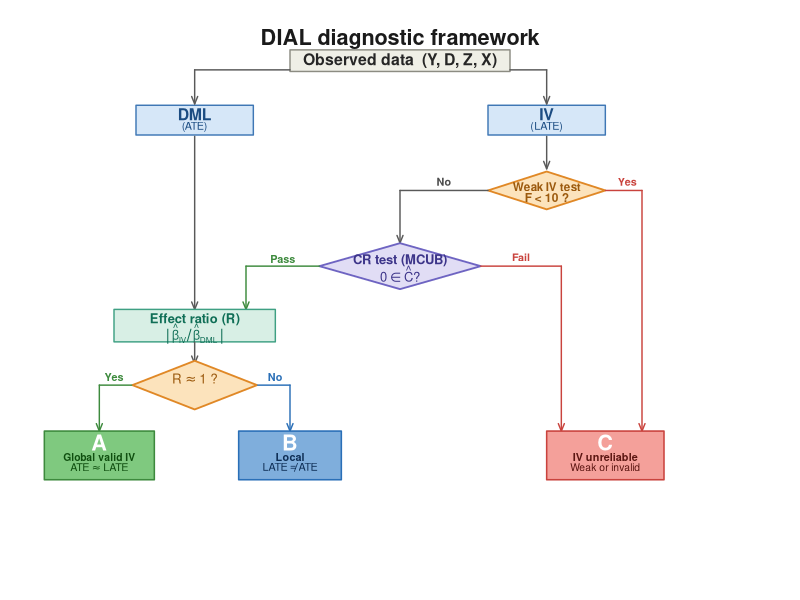
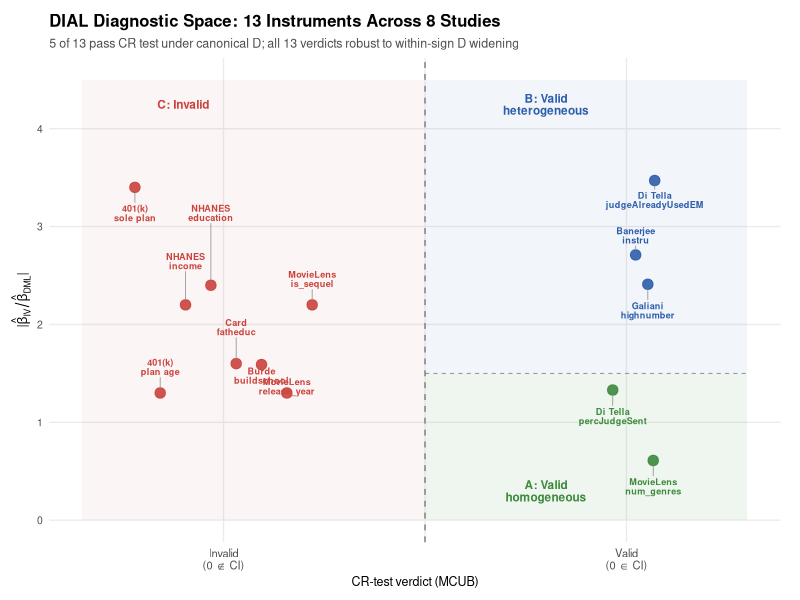
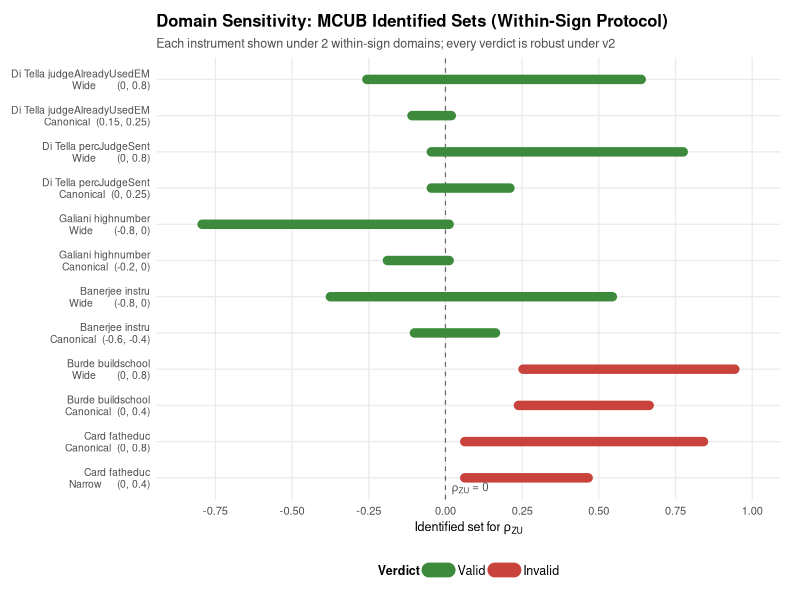

Write R code to recreate these figures, in order.
# =============================================================================
# DIAL Architecture Diagram v20
# Changes from v19:
#   - CR "Pass" route: goes DOWN from CR left vertex, then LEFT into ratio box.
#     This eliminates the crossing with the DML→Ratio vertical at xDML.
#   - R-gate diamond shows both R ~ 1 ? and delta = 0.5 inside.
#   - Inline expansion (0.5 < R < 1.5) shown to the right of the R-gate.
#   - Outcome labels match reference: A "Global valid IV / ATE ~= LATE",
#                                     B "Local / LATE != ATE",
#                                     C "IV unreliable / Weak or invalid".
# ==============================================================================

png("fig0_dial_architecture.png", width = 3400, height = 2800, res = 300)

par(mar = c(0.2, 0.2, 0.6, 0.2), family = "sans")
plot.new()
plot.window(xlim = c(0, 100), ylim = c(0, 100))

# --- Helpers ---
rrect <- function(x, y, w, h, fill, bdr, lwd = 1.5) {
  rect(x - w/2, y - h/2, x + w/2, y + h/2, col = fill, border = bdr, lwd = lwd)
}

diam <- function(cx, cy, w, h, fill, bdr, lwd = 1.8) {
  polygon(c(cx, cx + w/2, cx, cx - w/2),
          c(cy + h/2, cy, cy - h/2, cy),
          col = fill, border = bdr, lwd = lwd)
}

arr <- function(x1, y1, x2, y2, col = "gray35", lwd = 1.4) {
  arrows(x1, y1, x2, y2, length = 0.08, angle = 22, col = col, lwd = lwd)
}

# L-shape: horizontal first (x1->x2 at y1), then vertical (y1->y2 at x2)
arr_L_HV <- function(x1, y1, x2, y2, col = "gray35", lwd = 1.4) {
  segments(x1, y1, x2, y1, col = col, lwd = lwd)
  arrows(x2, y1, x2, y2, length = 0.08, angle = 22, col = col, lwd = lwd)
}

# L-shape: vertical first (y1->y2 at x1), then horizontal (x1->x2 at y2)
arr_L_VH <- function(x1, y1, x2, y2, col = "gray35", lwd = 1.4) {
  segments(x1, y1, x1, y2, col = col, lwd = lwd)
  arrows(x1, y2, x2, y2, length = 0.08, angle = 22, col = col, lwd = lwd)
}

# --- Color palette ---
cA  <- "#7FC97F"; cAb <- "#3D8A3D"
cB  <- "#7FAEDC"; cBb <- "#2A6FB7"
cC  <- "#F4A09A"; cCb <- "#C9433D"
cBg <- "#EFEFE6"; cBgb <- "#8C8C82"
cE  <- "#D6E7F8"; cEb <- "#3F77B5"; cEt <- "#1B4C82"
cR  <- "#E1DDF5"; cRb <- "#6E64C2"; cRt <- "#3C3489"
cT  <- "#D8EFE5"; cTb <- "#3FA083"; cTt <- "#0F6E56"
cF  <- "#FCE3BC"; cFb <- "#E08826"; cFt <- "#9C5A0E"

# --- Layout ---
xData <- 50; yData <- 95
xDML <- 22; xIV <- 70; yEst <- 84
xF <- 70; yF <- 71
xCR <- 50; yCR <- 57
# Ratio/R-gate/Outcomes block pulled UP (old: yRat=43, yR=30, yOut=14)
xRat <- 22; yRat <- 46
xR <- 22; yR <- 35
xA <- 9; xB <- 35; xC <- 78; yOut <- 22

# --- Title ---
text(50, 99, "DIAL diagnostic framework",
     cex = 1.30, font = 2, col = "gray10")

# ==========================================
# Observed data
# ==========================================
rrect(xData, yData, 30, 4, cBg, cBgb, lwd = 1.4)
text(xData, yData, "Observed data  (Y, D, Z, X)",
     col = "gray15", cex = 0.95, font = 2)

# ==========================================
# Estimators
# ==========================================
rrect(xDML, yEst, 16, 5.5, cE, cEb, lwd = 1.4)
text(xDML, yEst + 1.1, "DML",   col = cEt, cex = 0.95, font = 2)
text(xDML, yEst - 1.3, "(ATE)", col = cEt, cex = 0.65)

rrect(xIV, yEst, 16, 5.5, cE, cEb, lwd = 1.4)
text(xIV, yEst + 1.1, "IV",     col = cEt, cex = 0.95, font = 2)
text(xIV, yEst - 1.3, "(LATE)", col = cEt, cex = 0.65)

# Data -> DML, Data -> IV (symmetric L-shapes)
arr_L_HV(xData - 15, yData - 1.7, xDML, yEst + 3, col = "gray35")
arr_L_HV(xData + 15, yData - 1.7, xIV,  yEst + 3, col = "gray35")

# ==========================================
# F-gate (under IV)
# ==========================================
arr(xIV, yEst - 3, xIV, yF + 4)

diam(xF, yF, 16, 7, cF, cFb)
text(xF, yF + 0.7, "Weak IV test", col = cFt, cex = 0.70, font = 2)
text(xF, yF - 1.3, "F < 10 ?",     col = cFt, cex = 0.72, font = 2)

# F-gate "No" -> goes left then down to CR test top
arr_L_HV(xF - 8, yF, xCR, yCR + 4.3, col = "gray35")
text((xF - 8 + xCR)/2, yF + 1.6, "No", col = "gray30",
     cex = 0.65, font = 2)

# F-gate "Yes" -> goes right then down to C
arr_L_HV(xF + 8, yF, xC + 5, yOut + 4.5, col = cCb, lwd = 1.4)
text(xF + 11, yF + 1.6, "Yes", col = cCb, cex = 0.65, font = 2)

# ==========================================
# CR test (center)
# ==========================================
diam(xCR, yCR, 22, 8.5, cR, cRb)
text(xCR, yCR + 1.0, "CR test (MCUB)",
     col = cRt, cex = 0.78, font = 2)
text(xCR, yCR - 1.4,
     expression(0 %in% hat(C) * "?"),
     col = cRt, cex = 0.78)

# ---- CR "Pass" route (KEY FIX: down, left, down — enters ratio box from top)
# From CR left vertex (xCR - 11, yCR):
#   1) go DOWN to a routing level above the ratio box top
#   2) go LEFT horizontally to above the ratio box's right-of-centre
#   3) go DOWN into the ratio box top edge
yPassRoute <- yRat + 6     # well above ratio box top (which is at yRat + 3)
xPassDrop  <- xRat + 7     # enter top of ratio box, offset right of its center
# Horizontal first (left)
segments(xCR - 11, yCR, xPassDrop, yCR, col = cAb, lwd = 1.4)

# Then vertical down into the box
arrows(xPassDrop, yCR, xPassDrop, yRat + 3,
       length = 0.08, angle = 22, col = cAb, lwd = 1.4)

# Label stays centered on horizontal segment
text((xCR - 11 + xPassDrop)/2, yCR + 1.3, "Pass",
     col = cAb, cex = 0.65, font = 2)


# CR "Fail" -> right then down to C
arr_L_HV(xCR + 11, yCR, xC - 6, yOut + 4.5, col = cCb, lwd = 1.4)
text((xCR + 11 + xC - 6)/2, yCR + 1.6, "Fail",
     col = cCb, cex = 0.65, font = 2)

# ==========================================
# DML -> Effect ratio (straight vertical down the left column)
# ==========================================
arr(xDML, yEst - 3, xDML, yRat + 3, col = "gray35")

# ==========================================
# Effect ratio
# ==========================================
rrect(xRat, yRat, 22, 6, cT, cTb, lwd = 1.4)
text(xRat, yRat + 1.1, "Effect ratio (R)",
     col = cTt, cex = 0.78, font = 2)
text(xRat, yRat - 1.4,
     expression(group("|", hat(beta)[IV]/hat(beta)[DML], "|")),
     col = cTt, cex = 0.70)

# Effect ratio -> R-gate
arr(xRat, yRat - 3.1, xR, yR + 4)

# ==========================================
# R-gate — UPDATED label
# ==========================================
diam(xR, yR, 17, 9, cF, cFb)
text(xR, yR + 1.2,
     expression("R" %~~% "1 ?"),
     col = cFt, cex = 0.80, font = 2)
# text(xR, yR - 1.2,                          # was: expression(delta == 0.5)
#      expression("0.5 < R < 1.5"),
#      col = cFt, cex = 0.62)                 # slightly smaller to fit width

# R-gate "Yes" -> A
arr_L_HV(xR - 8.6, yR, xA, yOut + 4.5, col = cAb, lwd = 1.4)
text(xR - 11, yR + 1.5, "Yes", col = cAb, cex = 0.65, font = 2)

# R-gate "No" -> B  (straight down to B)
arr_L_HV(xR + 8.6, yR, xB, yOut + 4.5, col = cBb, lwd = 1.4)
text(xR + 11, yR + 1.5, "No", col = cBb, cex = 0.65, font = 2)

# ==========================================
# Outcomes
# ==========================================
rrect(xA, yOut, 15, 9, cA, cAb, lwd = 1.5)
text(xA, yOut + 2.4, "A",              col = "white",   cex = 1.30, font = 2)
text(xA, yOut - 0.3, "Global valid IV", col = "#0F4F0F", cex = 0.62, font = 2)
text(xA, yOut - 2.2,
     expression("ATE" %~~% "LATE"),
     col = "#0F4F0F", cex = 0.65)

rrect(xB, yOut, 14, 9, cB, cBb, lwd = 1.5)
text(xB, yOut + 2.4, "B",              col = "white",   cex = 1.30, font = 2)
text(xB, yOut - 0.3, "Local",          col = "#0E2E55", cex = 0.65, font = 2)
text(xB, yOut - 2.2,
     expression("LATE" != "ATE"),
     col = "#0E2E55", cex = 0.65)

rrect(xC, yOut, 16, 9, cC, cCb, lwd = 1.5)
text(xC, yOut + 2.4, "C",               col = "white",   cex = 1.30, font = 2)
text(xC, yOut - 0.3, "IV unreliable",   col = "#5C1612", cex = 0.65, font = 2)
text(xC, yOut - 2.2, "Weak or invalid", col = "#5C1612", cex = 0.62)

dev.off()
cat("Saved: fig0_dial_architecture.png\n")
# =============================================================================
# DIAL_fig2_fig3_v2.R
#
# Regenerates the paper's two empirical figures with the finalized v2 protocol
# data (within-sign domain robustness instead of cross-sign symmetric).
#
# Outputs (in working directory):
#   fig1_diagnostic_space.png    -- Figure 2 in paper (13 instruments, 2-D DIAL space)
#   fig3_domain_sensitivity.png  -- Figure 3 in paper (MCUB bars under two within-sign D per instrument)
#
# Source the finalized Table 6 CIs (post per-instrument canonical correction):
#   Di Tella judgeAlreadyUsedEM:  canonical (0.15, 0.25) -> [-0.109,  0.019]   # CORRECTED
#                                 wide     (0.00, 0.80)  -> [-0.256,  0.638]
#   Di Tella percJudgeSentToEM:   canonical (0.00, 0.25) -> [-0.046,  0.210]   # NEW DOMAIN
#                                 wide     (0.00, 0.80)  -> [-0.046,  0.775]
#   Galiani highnumber:           canonical (-0.20, 0)   -> [-0.189,  0.012]
#                                 wide     (-0.80, 0)    -> [-0.793,  0.012]
#   Banerjee instru:              canonical (-0.60, -0.40)-> [-0.101,  0.163]
#                                 wide     (-0.80, 0)    -> [-0.375,  0.544]
#   Burde buildschool:            canonical (0.00, 0.40) -> [ 0.238,  0.664]
#                                 wide     (0.00, 0.80)  -> [ 0.253,  0.943]
#   Card fatheduc:                canonical (0.00, 0.80) -> [ 0.063,  0.841]
#                                 narrow   (0.00, 0.40)  -> [ 0.063,  0.465]
# =============================================================================

suppressPackageStartupMessages({
  library(ggplot2)
  library(ggrepel)
})

# ---- Shared palette --------------------------------------------------------
cA       <- "#3D8A3D"   # Valid A / homogeneous   (green)
cB       <- "#2E5EAA"   # Valid B / heterogeneous (blue)
cC       <- "#C9433D"   # Invalid                 (red)
cValid   <- "#3D8A3D"   # Figure 3: any valid
cInvalid <- "#C9433D"   # Figure 3: invalid

theme_dial <- function() {
  theme_minimal(base_size = 10) +
    theme(
      plot.title       = element_text(face = "bold", size = 12, hjust = 0),
      plot.subtitle    = element_text(color = "gray30", size = 9),
      axis.title.x     = element_text(size = 9),
      axis.title.y     = element_text(size = 9),
      axis.text.y      = element_text(size = 7.5, lineheight = 0.95),
      axis.text.x      = element_text(size = 8),
      panel.grid.minor = element_blank(),
      legend.position  = "bottom",
      legend.title     = element_text(size = 9, face = "bold"),
      legend.text      = element_text(size = 9),
      plot.margin      = margin(10, 14, 8, 8)
    )
}

# =============================================================================
# FIGURE 2 — DIAL Diagnostic Space (13 instruments, 2-D)
# Changes vs v1:
#   * Banerjee: was (valid=F, C) -> now (valid=T, B) under corrected canonical
#   * Galiani:  was (valid=F, C) -> now (valid=T, B) under its canonical D
#   * 5 valids in total (was 3); 8 invalids (was 10)
# =============================================================================

# NOTE: 'ratio' column is |beta_IV / beta_DML|, which is invariant to domain D.
# These numbers come from Phase 1/Phase 2 runs and are NOT affected by the
# domain corrections — only the `valid` / `dial` columns change.

fig1 <- data.frame(
  label = c(
    "MovieLens\nnum_genres",            # A  valid homogeneous
    "Di Tella\njudgeAlreadyUsedEM",     # B  valid heterogeneous
    "Di Tella\npercJudgeSent",          # A  valid homogeneous
    "Galiani\nhighnumber",              # B  valid heterogeneous  [NEW: was C]
    "Banerjee\ninstru",                 # B  valid heterogeneous  [NEW: was C]
    "401(k)\nsole plan",                # C  invalid
    "401(k)\nplan age",                 # C  invalid
    "NHANES\nincome",                   # C  invalid
    "NHANES\neducation",                # C  invalid
    "Card\nfatheduc",                   # C  invalid
    "Burde\nbuildschool",               # C  invalid
    "MovieLens\nrelease_year",          # C  invalid
    "MovieLens\nis_sequel"              # C  invalid
  ),
  valid = c(rep(TRUE, 5), rep(FALSE, 8)),
  ratio = c(
    0.61, 3.47, 1.33, 2.41, 2.71,       # valids: A, B, A, B, B
    3.40, 1.30, 2.20, 2.40, 1.60,       # invalids cluster 1
    1.59, 1.30, 2.20                    # invalids cluster 2
  ),
  dial  = c("A", "B", "A", "B", "B", rep("C", 8)),
  stringsAsFactors = FALSE
)

# Horizontal positions: valids tight around x = 1; invalids spread across x = 0
set.seed(42)
fig1$x <- NA_real_
n_valid   <- sum( fig1$valid)
n_invalid <- sum(!fig1$valid)
fig1$x[ fig1$valid] <- 1 + runif(n_valid, -0.08, 0.08)
fig1$x[!fig1$valid] <- seq(-0.22, 0.22, length.out = n_invalid)

fig1$nudge_x[fig1$label == "Burde\nbuildschool"]      <- -0.06
fig1$nudge_x[fig1$label == "MovieLens\nrelease_year"] <- -0.04

p1 <- ggplot(fig1, aes(x = x, y = ratio)) +
  # Zone shading
  annotate("rect", xmin = 0.5, xmax = 1.30, ymin = 0.0, ymax = 1.5,
           fill = cA, alpha = 0.08) +
  annotate("rect", xmin = 0.5, xmax = 1.30, ymin = 1.5, ymax = 4.5,
           fill = cB, alpha = 0.06) +
  annotate("rect", xmin = -0.35, xmax = 0.5, ymin = 0.0, ymax = 4.5,
           fill = cC, alpha = 0.05) +
  
  # Threshold lines
  #   Vertical: Invalid | Valid (full height)
  #   Horizontal: A | B boundary — drawn ONLY on the valid side (x >= 0.5),
  #   since R = 1.5 is an A/B distinction that has no meaning in C.
  geom_vline(xintercept = 0.5, linetype = "dashed", color = "gray50") +
  annotate("segment",
           x = 0.5, xend = 1.30, y = 1.5, yend = 1.5,
           linetype = "dashed", color = "gray50", linewidth = 0.3) +
  
  # Zone labels
  annotate("text", x = 0.8, y = 0.30, label = "A: Valid\nhomogeneous",
           size = 3.0, color = cA, fontface = "bold", lineheight = 0.85) +
  annotate("text", x = 0.8, y = 4.25, label = "B: Valid\nheterogeneous",
           size = 3.0, color = cB, fontface = "bold", lineheight = 0.85) +
  annotate("text", x = -0.10, y = 4.25, label = "C: Invalid",
           size = 3.0, color = cC, fontface = "bold") +
  
  # Points
  geom_point(aes(color = dial), size = 3.2, alpha = 0.9) +
  
  geom_text_repel(
    aes(label = label, color = dial,
        size = ifelse(valid, 2.3, 2.1)),   # ✅ move inside aes
    size          = 2.3,
    fontface      = "bold",
    lineheight    = 0.85,
    box.padding   = 0.8,     # ↑ from 0.6
    point.padding = 0.6,     # ↑ from 0.4
    force         = 4,       # ↑ stronger push
    force_pull    = 0.2,     # ↓ weaker pull to point
    min.segment.length = 0.02,
    segment.ncp = -1,
    max.iter      = 10000,
    direction     = "y",
    segment.color = "gray60",
    segment.size  = 0.3,
    max.overlaps  = Inf,
    seed          = 17
  ) +
  
  coord_cartesian(clip = "off") +
  scale_color_manual(values = c("A" = cA, "B" = cB, "C" = cC), guide = "none") +
  scale_x_continuous(
    limits = c(-0.35, 1.30),
    breaks = c(0, 0.5, 1),
    labels = c("Invalid\n(0 \u2209 CI)", "", "Valid\n(0 \u2208 CI)")
  ) +
  scale_y_continuous(limits = c(0, 4.5), breaks = 0:4) +
  labs(
    x        = "CR-test verdict (MCUB)",
    y        = expression("|" * hat(beta)[IV] / hat(beta)[DML] * "|"),
    title    = "DIAL Diagnostic Space: 13 Instruments Across 8 Studies",
    subtitle = "5 of 13 pass CR test under canonical D; all 13 verdicts robust to within-sign D widening"
  ) +
  theme_dial()

ggsave("fig1_diagnostic_space.png", p1, width = 7.5, height = 5.3, dpi = 300)
cat("Saved: fig1_diagnostic_space.png\n")


# =============================================================================
# FIGURE 3 — Domain Sensitivity under v2 Within-Sign Protocol
# Changes vs v1:
#   * Cross-sign symmetric (-0.5, 0.5) bars REMOVED
#   * Added wide-canonical bar for Di Tella (both instruments), Banerjee, Burde
#   * Added narrow bar for Card (previously had only canonical)
#   * All same-instrument pairs share a colour (every instrument is robust under v2)
#   * 12 rows (6 instruments x 2 domains) replaces 9 rows from v1
# =============================================================================

fig3 <- data.frame(
  id = seq_len(12),
  row_label = c(
    "Di Tella judgeAlreadyUsedEM\nWide       (0, 0.8)",
    "Di Tella judgeAlreadyUsedEM\nCanonical  (0.15, 0.25)",
    "Di Tella percJudgeSent\nWide       (0, 0.8)",
    "Di Tella percJudgeSent\nCanonical  (0, 0.25)",
    "Galiani highnumber\nWide       (-0.8, 0)",
    "Galiani highnumber\nCanonical  (-0.2, 0)",
    "Banerjee instru\nWide       (-0.8, 0)",
    "Banerjee instru\nCanonical  (-0.6, -0.4)",
    "Burde buildschool\nWide       (0, 0.8)",
    "Burde buildschool\nCanonical  (0, 0.4)",
    "Card fatheduc\nCanonical  (0, 0.8)",
    "Card fatheduc\nNarrow     (0, 0.4)"
  ),
  lower = c(
    -0.256, -0.109,       # Di Tella judgeAlreadyUsedEM (canonical CORRECTED -0.256 -> -0.109)
    -0.046, -0.046,       # Di Tella percJudgeSent       wide, canonical (now (0, 0.25))
    -0.793, -0.189,       # Galiani                      wide, canonical
    -0.375, -0.101,       # Banerjee                     wide, canonical
    0.253,  0.238,       # Burde                        wide, canonical
    0.063,  0.063        # Card                         canonical, narrow
  ),
  upper = c(
    0.638,  0.019,       # Di Tella judgeAlreadyUsedEM (canonical 0.018 -> 0.019)
    0.775,  0.210,       # Di Tella percJudgeSent
    0.012,  0.012,       # Galiani
    0.544,  0.163,       # Banerjee
    0.943,  0.664,       # Burde
    0.841,  0.465        # Card
  ),
  verdict = c(
    "Valid",   "Valid",   # Di Tella judgeAlreadyUsedEM
    "Valid",   "Valid",   # Di Tella percJudgeSent
    "Valid",   "Valid",   # Galiani
    "Valid",   "Valid",   # Banerjee
    "Invalid", "Invalid", # Burde
    "Invalid", "Invalid"  # Card
  ),
  stringsAsFactors = FALSE
)

# Reverse factor levels so row 1 of the data appears at the top
fig3$row_factor <- factor(fig3$row_label, levels = rev(fig3$row_label))

p3 <- ggplot(fig3, aes(y = row_factor)) +
  # Zero line
  geom_vline(xintercept = 0, linetype = "dashed",
             color = "gray40", linewidth = 0.4) +
  
  # Identified-set bars
  geom_segment(
    aes(x = lower, xend = upper, yend = row_factor, color = verdict),
    linewidth = 3.2, lineend = "round"
  ) +
  
  # Endpoint ticks
  geom_point(aes(x = lower, color = verdict), size = 1.8) +
  geom_point(aes(x = upper, color = verdict), size = 1.8) +
  
  # rho_ZU = 0 annotation anchored to the dashed vertical
  annotate("text",
           x = 0.02, y = 0.55,
           label = expression(rho[ZU] == 0),
           color = "gray30", size = 2.9, hjust = 0, vjust = 0) +
  
  scale_color_manual(
    values = c("Valid" = cValid, "Invalid" = cInvalid),
    breaks = c("Valid", "Invalid")
  ) +
  scale_x_continuous(
    limits = c(-0.85, 1.00),
    breaks = c(-0.75, -0.5, -0.25, 0, 0.25, 0.5, 0.75, 1.0)
  ) +
  labs(
    x        = expression("Identified set for " * rho[ZU]),
    y        = NULL,
    title    = "Domain Sensitivity: MCUB Identified Sets (Within-Sign Protocol)",
    subtitle = "Each instrument shown under 2 within-sign domains; every verdict is robust under v2",
    color    = "Verdict"
  ) +
  theme_dial() +
  guides(color = guide_legend(override.aes = list(linewidth = 5, size = 0)))

ggsave("fig3_domain_sensitivity.png", p3,
       width = 8.2, height = 6.8, dpi = 300)
cat("Saved: fig3_domain_sensitivity.png\n")
